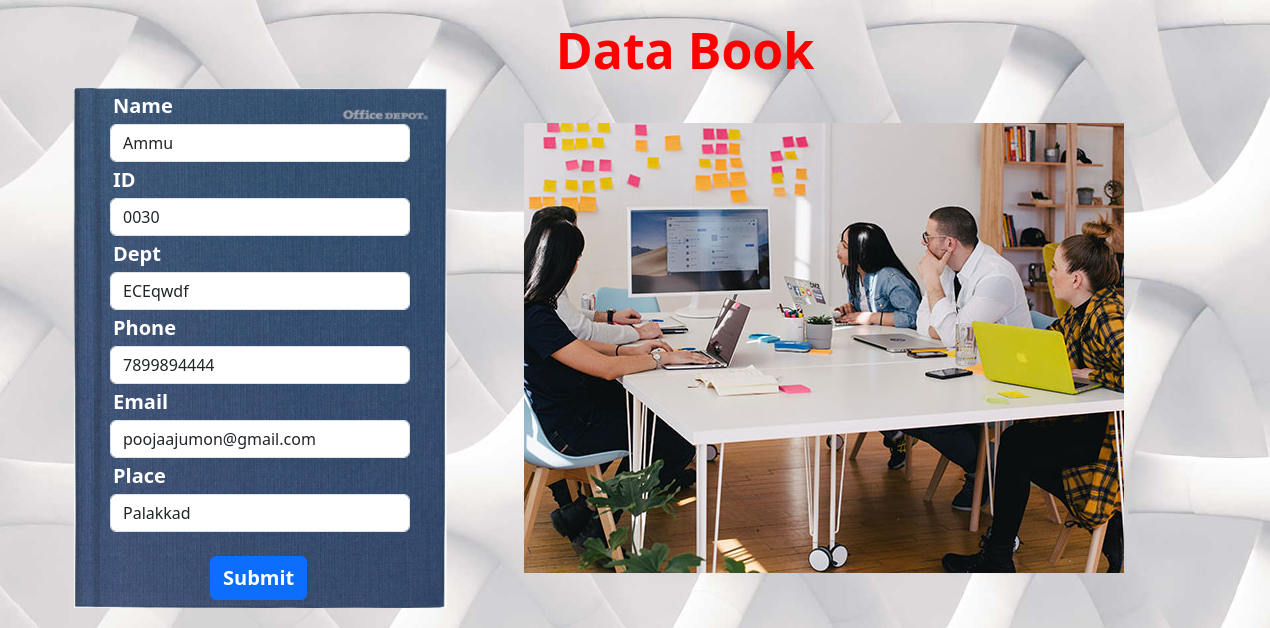
Screenshot of /edit/11 with the database file from the repository.
### home/models.py (models this page shows)
class Employees(models.Model):
    name=models.CharField(max_length=100)
    ids=models.CharField(max_length=100)
    department=models.CharField(max_length=100)
    mobile=models.CharField(max_length=100)
    email=models.CharField(max_length=100)
    place=models.CharField(max_length=100)

### home/views.py (the view, shortened to what this page needs)
# urls.py: path('edit/<id>',views.edit),
def edit(request,id):
    data={"data":Employees.objects.get(id=id)}
    return render(request,'edit.html',data)

### templates/edit.html (shortened to what this page needs)
{% load static %}
<!DOCTYPE html>
<html lang="en">
<head>
    <link rel="stylesheet" href="{% static 'css/styles5.css' %}">
    <link href="https://cdn.jsdelivr.net/npm/bootstrap@5.3.2/dist/css/bootstrap.min.css" rel="stylesheet">
</head>
<body class="edits">
    <h1 id="data" style="color: red;margin-left: 100px;margin-top: 20px;">Data Book</h1>
    <img id="side" src="{% static './images/blog-3.jpg'%}" alt="">
    <form  method="post" class="forms1" style=" margin-left: 50px;margin-top: 50px";>
        <div class="form-group">
          <label for="name" id="labels">Name</label>
          <input type="text" class="form-control" name="name" value={{data.name}} style="width: 300px";  >
        </div>
        <div class="form-group">
          <label for="ids" id="labels">ID</label>
          <input type="text" name="ids" class="form-control" value={{data.ids}} style="width: 300px"; >
        </div>
        <div class="form-group">
            <label id="labels" for="department">Dept</label>
          <input type="text" class="form-control" name="department" value={{data.department}} style="width: 300px"; >
        </div>
        <div class="form-group">
          <label id="labels" for="mobile">Phone</label>
        <input type="number" class="form-control" name="mobile" value={{data.mobile}} style="width: 300px"; >
      </div>
      <div class="form-group">
        <label id="labels" for="email">Email</label>
      <input type="email" class="form-control" name="email" value={{data.email}} style="width: 300px"; >
    </div>
        <div class="form-group">
            <label id="labels" for="place">Place</label>
          <input type="text" class="form-control" name="place" value={{data.place}} style="width: 300px"; >
        </div> <br>
        <button id="databtn" type="submit" class="btn btn-primary">Submit</button>
      </form>
</body>
</html>

### static/css/styles5.css (style rules this page uses)
.forms1 { position: relative; bottom: 570px; left: 60px; }
#data { text-align: center; font-weight: bold; font-size: 50px; }
#labels { color: white; font-size: 20px; font-weight: bold; padding: 3px; }
#databtn { margin-left: 100px; font-size: 20px; font-weight: bold; }
.edits { background-image: url(../images/background.jpg); background-size: cover; background-repeat: no-repeat; height: 500px; }

### rows the page displays
Employees: name "Ammu", ids "0030", department "ECEqwdf", mobile "7899894444", email "poojaajumon@gmail.com", place "Palakkad"
